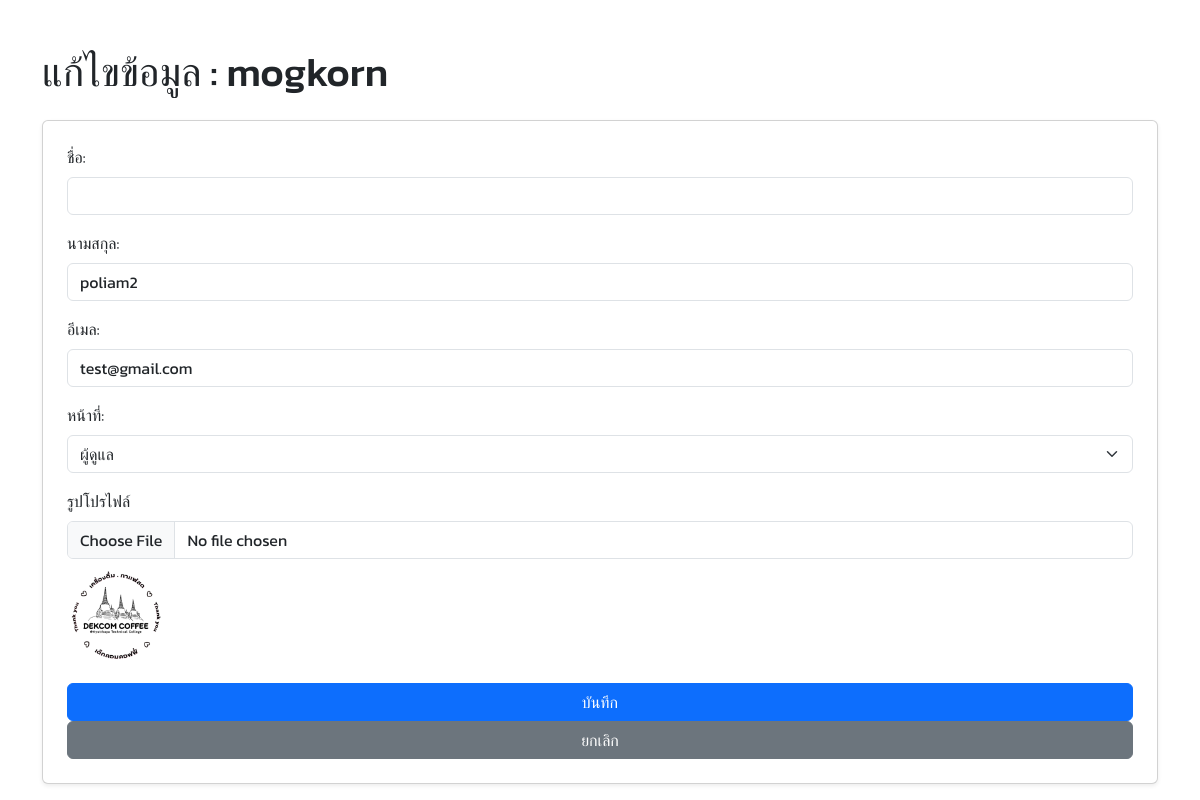
Page /edit_user_form.php?id=37 on the committed database.
### tables this page shows
CREATE TABLE `users` (
  `UserId` int(11) NOT NULL,
  `Name` varchar(50) NOT NULL,
  `Lastname` varchar(50) DEFAULT NULL,
  `Mobile` varchar(20) DEFAULT NULL,
  `Email` varchar(50) NOT NULL,
  `Department` varchar(50) DEFAULT NULL,
  `Password` varchar(50) NOT NULL,
  `ImageUrl` varchar(255) DEFAULT NULL,
  `CreateDate` datetime DEFAULT current_timestamp(),
  `Row` varchar(20) NOT NULL DEFAULT 'member'
);

### edit_user_form.php (the view, shortened to what this page needs)
<?php
include 'db_connection.php';
$userId = isset($_GET['id']) ? intval($_GET['id']) : 0;
$query = "SELECT * FROM users WHERE UserId = " . $userId;
$result = mysqli_query($conn, $query);
$user = mysqli_fetch_assoc($result);
?>
<!DOCTYPE html>
<html lang="en">
<head>
    <link href="https://cdn.jsdelivr.net/npm/bootstrap@5.3.0/dist/css/bootstrap.min.css" rel="stylesheet">
</head>
</head>
<body>
    <div class="container mt-5">
        <h1 class="mb-4">แก้ไขข้อมูล : <?php echo htmlspecialchars($user['Name']); ?></h1>
        <form method="POST" class="card p-4 shadow-sm" enctype="multipart/form-data">
            <div class="mb-3">
                <label for="name" class="form-label">ชื่อ:</label>
                <input type="text" class="form-control" id="name" name="user_name" value="<?php echo htmlspecialchars($user['User_Name']); ?>" required>
            </div>
            <div class="mb-3">
                <label for="lastname" class="form-label">นามสกุล:</label>
                <input type="text" class="form-control" id="lastname" name="lastname" value="<?php echo htmlspecialchars($user['Lastname']); ?>" required>
            </div>
            <div class="mb-3">
                <label for="email" class="form-label">อีเมล:</label>
                <input type="email" class="form-control" id="email" name="email" value="<?php echo htmlspecialchars($user['Email']); ?>" required>
            </div>
            <div class="mb-3">
                <label for="roleuser" class="form-label">หน้าที่:</label>
                <select class="form-select" id="roleuser" name="roleuser" required>
                    <option value="ผู้ดูแล" <?php echo $user['RoleUser'] === 'ผู้ดูแล' ? 'selected' : ''; ?>>ผู้ดูแล</option>
                </select>
            </div>
            <div class="mb-3">
                <label for="profile_picture" class="form-label">รูปโปรไฟล์</label>
                <input type="file" class="form-control" id="ImageUrl" name="ImageUrl">
                <?php if (!empty($user['ImageUrl'])): ?>
                    <div class="mt-2">
                        <img src="<?php echo htmlspecialchars($user['ImageUrl']); ?>" alt="Profile Picture" width="100">
                    </div>
                <?php endif; ?>
            </div>
            <button type="submit" class="btn btn-primary">บันทึก</button>
            <a href="edit_users.php" class="btn btn-secondary">ยกเลิก</a>
        </form>
    </div>
</body>
</html>

### edit_user_form.php (style rules this page uses)
body { font-family: 'Kanit', sans-serif; }

### rows in the picture
users: Name "mogkorn", lastname "poliam2", email "test@gmail.com", ImageUrl (picture)
